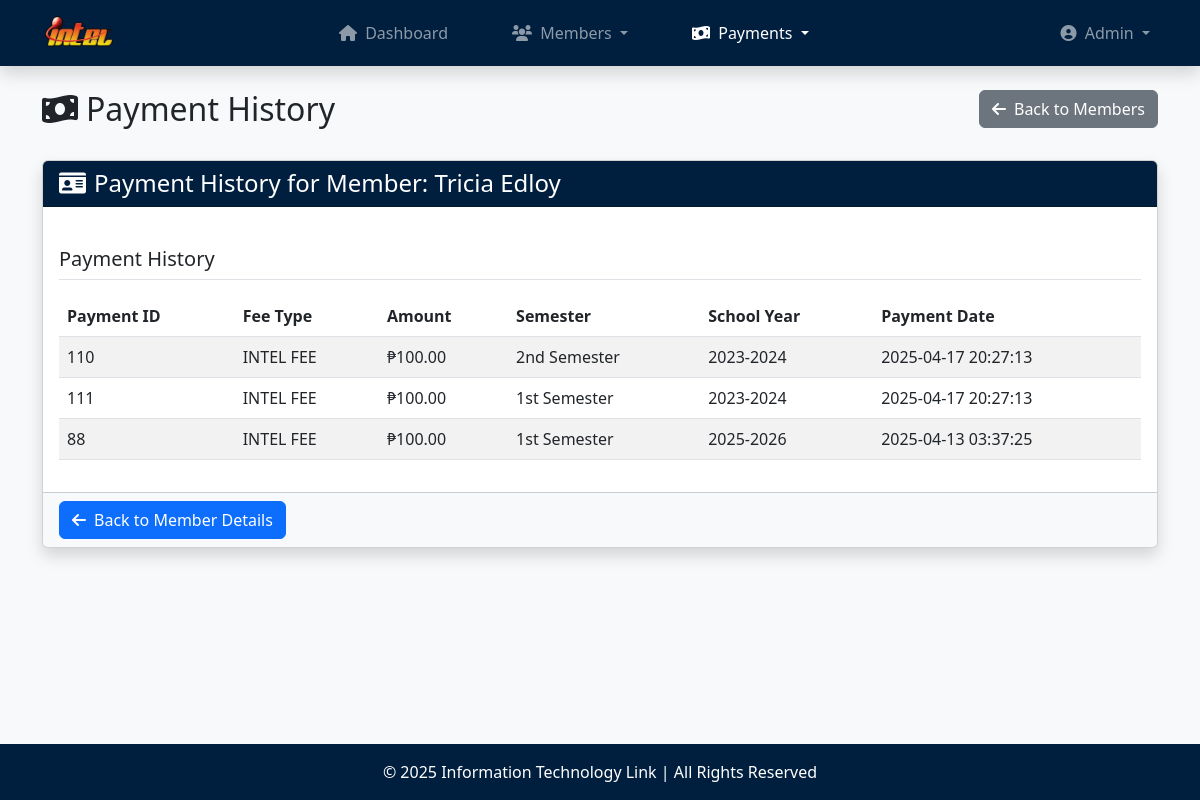
Page /payment_history.php?member_id=2025-65423 (signed in) on the earlier database version.
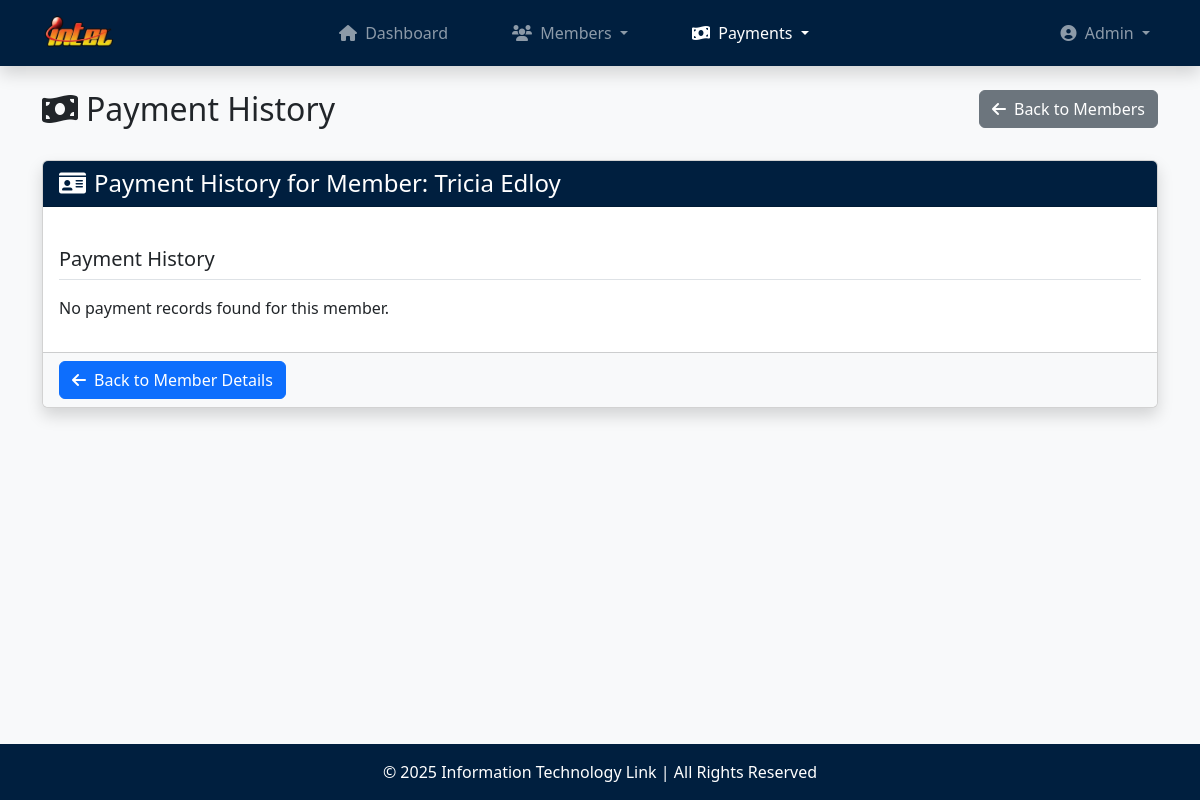
Same page on the later database version.
### tables this page shows
CREATE TABLE `payments` (
  `payment_id` int(11) NOT NULL,
  `member_id` varchar(25) NOT NULL,
  `fee_type` varchar(20) NOT NULL,
  `amount` decimal(10,2) NOT NULL,
  `semester` varchar(50) NOT NULL,
  `school_year` varchar(20) NOT NULL,
  `payment_date` datetime NOT NULL DEFAULT current_timestamp()
);

### functions.php (called while the page is built, shortened)
<?php
    function sanitize_input($data) {
        $data = trim($data);
        $data = stripslashes($data);
        $data = htmlspecialchars($data, ENT_QUOTES, 'UTF-8');
        return $data;
    }
    function format_currency($amount) {
        return '₱' . number_format($amount, 2);
    }
?>

### payment_history.php (the view, shortened to what this page needs)
<?php
    require_once('database.php');
    require_once('functions.php');
    $member_id = sanitize_input($_GET['member_id']);
    $stmt = $conn->prepare("SELECT first_name, last_name FROM members WHERE member_id = ?");
    $stmt->bind_param("s", $member_id);
    $stmt->execute();
    $member_result = $stmt->get_result();
    $member = $member_result->fetch_assoc();
    $stmt = $conn->prepare("SELECT * FROM payments WHERE member_id = ? ORDER BY payment_date DESC");
    $stmt->bind_param("s", $member_id);
    $stmt->execute();
    $payments_result = $stmt->get_result();
    $payments = $payments_result->fetch_all(MYSQLI_ASSOC);
?>
<!DOCTYPE html>
<html lang="en">
<head>
    <link rel="stylesheet" href="https://cdn.jsdelivr.net/npm/bootstrap@5.3.0-alpha1/dist/css/bootstrap.min.css">
    <link rel="stylesheet" href="https://cdnjs.cloudflare.com/ajax/libs/font-awesome/6.0.0/css/all.min.css">
</head>
<body>
    <?php include('navbar.php'); ?>
    <main class="container my-4">
        <div class="row mb-4">
            <div class="col-md-6">
                <h2><i class="fas fa-money-bill-wave me-2"></i>Payment History</h2>
            </div>
            <div class="col-md-6 text-md-end">
                <a href="members.php" class="btn btn-secondary">
                    <i class="fas fa-arrow-left me-2"></i>Back to Members
                </a>
            </div>
        </div>
        <div class="card shadow">
            <div class="card-header bg-navy text-white">
                <h4 class="mb-0">
                    <i class="fas fa-id-card me-2"></i>Payment History for Member: <?php echo htmlspecialchars($member['first_name'] . ' ' . $member['last_name']); ?>
                </h4>
            </div>
            <div class="card-body">
                <h5 class="border-bottom pb-2 mb-3 mt-4">Payment History</h5>
                <?php if (count($payments) > 0): ?>
                    <div class="table-responsive">
                        <table class="table table-striped table-hover">
                            <thead>
                                <tr>
                                    <th>Payment ID</th>
                                    <th>Fee Type</th>
                                    <th>Amount</th>
                                    <th>Semester</th>
                                    <th>School Year</th>
                                    <th>Payment Date</th>
                                </tr>
                            </thead>
                            <tbody>
                                <?php foreach ($payments as $payment): ?>
                                    <tr>
                                        <td><?php echo htmlspecialchars($payment['payment_id']); ?></td>
                                        <td><?php echo htmlspecialchars($payment['fee_type']); ?></td>
                                        <td><?php echo format_currency($payment['amount']); ?></td>
                                        <td><?php echo htmlspecialchars($payment['semester']); ?></td>
                                        <td><?php echo htmlspecialchars($payment['school_year']); ?></td>
                                        <td><?php echo htmlspecialchars($payment['payment_date']); ?></td>
                                        </tr>
                                    <?php endforeach; ?>
                            </tbody>
                        </table>
                    </div>
                <?php else: ?>
                    <p>No payment records found for this member.</p>
                <?php endif; ?>
            </div>
            <div class="card-footer bg-light">
                <div class="d-flex justify-content-between align-items-center">
                <a href="view_member.php?id=<?php echo htmlspecialchars(urlencode($member_id)); ?>" class="btn btn-primary">
                        <i class="fas fa-arrow-left me-2"></i>Back to Member Details
                    </a>
                </div>
            </div>
        </div>
    </main>
    <?php include('footer.php'); ?>
</body>
</html>

Differences in the rows shown:
removed payments: payment_id "110", fee_type "INTEL FEE", amount "₱100.00", semester "2nd Semester", school_year "2023-2024", payment_date "2025-04-17 20:27:13"
removed payments: payment_id "111", fee_type "INTEL FEE", amount "₱100.00", semester "1st Semester", school_year "2023-2024", payment_date "2025-04-17 20:27:13"
removed payments: payment_id "88", fee_type "INTEL FEE", amount "₱100.00", semester "1st Semester", school_year "2025-2026", payment_date "2025-04-13 03:37:25"
Other differences:
text no longer shown: "Payment ID Fee Type Amount Semester School Year Payment Date"
text now shown: "No payment records found for this member."
